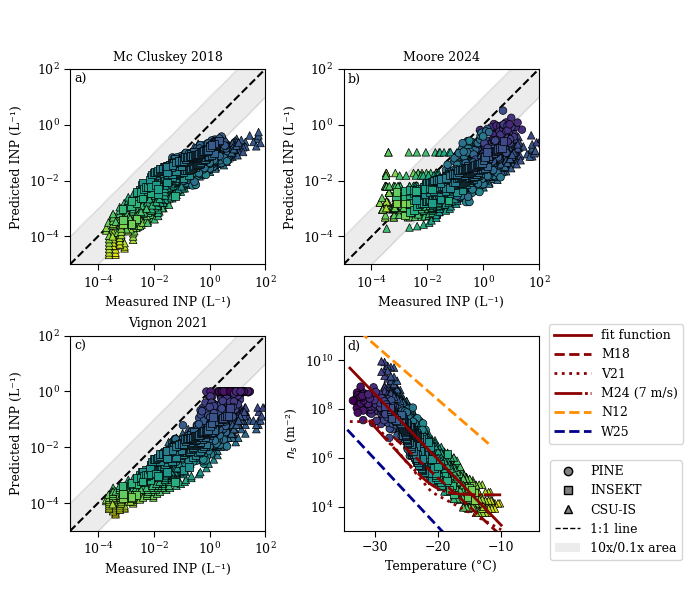

The script that saved this image:
"""
One figure with four subplots:
  (a)- (c) are comparisons between Measured INP concentration against predicted INP concentrations from parameterizations by 
  McCluskey2018, Moore 2024 and Vignon 2021 for Sea Spray Aerosol/Southern Ocean aerosol. 
  (d) shows INAS density (INP concentration/surface area concentration) of CAPE-k INSEKT, PINE and CSU-IS data against parameterizations,
  this figure includes the new fit, N12 dust parameterization and W25 antarctic parameterization
"""

import pandas as pd
import numpy as np
import matplotlib
matplotlib.use('Agg')
import matplotlib.pyplot as plt
import seaborn as sns
from datetime import datetime, timedelta
import matplotlib.colors as mcolors
from matplotlib.lines import Line2D
from matplotlib.patches import Patch
import os
import glob
import xarray as xr

plt.rcParams.update({
    "font.family": "serif",
    "font.size": 9,
    "axes.labelsize": 9,
    "axes.titlesize": 9,
    "xtick.labelsize": 9,
    "ytick.labelsize": 9,
    "legend.fontsize": 9,
    "lines.linewidth": 1.8,
    "lines.markersize": 7,
    "xtick.major.size": 4,
    "ytick.major.size": 4,
    "xtick.major.width": 0.8,
    "ytick.major.width": 0.8,
})

sns.set_palette("tab10")

DEFAULT_WIND_SPEED = 7.0          # m/s for M24 parameterization
MAX_TEMPERATURE   = 251.15        # K (applied only to PINE)
DEFAULT_SA        = 3.30e7        # Default surface area (µm²/cm³) 
SA_MATCH_HOURS    = 1             # ±1 hour window for PINE
FILTER_SA_HOURS   = 24            # ±12 hours averaging window for INSEKT & CSU


def import_data(file_path):
    df = pd.read_csv(file_path)
    df['datetime'] = pd.to_datetime(df['datetime'], format='mixed', errors='coerce')
    df = df.dropna(subset=['datetime'])
    return df


def import_INSEKT_data(data_folder, metadata_file):
    metadata_df = pd.read_csv(metadata_file, header=None)
    metadata_df = metadata_df.rename(columns={
        1: "insekt_id", 8: "exp_name",
        metadata_df.shape[1] - 2: "sampling_start",
        metadata_df.shape[1] - 1: "sampling_end"
    })
    metadata_df["sampling_start"] = pd.to_datetime(metadata_df["sampling_start"], format='mixed', errors='coerce')

    heat_ids = set(metadata_df.loc[metadata_df["exp_name"].str.contains("_heat", na=False), "insekt_id"].astype(str))
    blank_ids = set(metadata_df.loc[metadata_df["exp_name"].str.contains("Blank", na=False), "insekt_id"].astype(str))
    actris_ids = set(metadata_df.loc[metadata_df["exp_name"].str.contains("ACTRIS", na=False), "insekt_id"].astype(str))
    all_excluded_ids = heat_ids.union(blank_ids).union(actris_ids)

    cutoff_date = datetime(2025, 2, 15)
    valid_meta = metadata_df[(metadata_df["sampling_start"] >= cutoff_date) &
                             (~metadata_df["insekt_id"].astype(str).isin(all_excluded_ids))]
    valid_ids = set(valid_meta["insekt_id"].astype(str))

    corrected_files = glob.glob(os.path.join(data_folder, "*_corrected.csv"))
    INSEKT_data = []
    for file in corrected_files:
        fname = os.path.basename(file)
        parts = fname.split('_')
        if len(parts) < 2:
            continue
        insekt_id = parts[1]
        if insekt_id not in valid_ids:
            continue
        sampling_time = valid_meta.loc[valid_meta["insekt_id"].astype(str) == insekt_id, "sampling_start"].iloc[0]
        exp_name = valid_meta.loc[valid_meta["insekt_id"].astype(str) == insekt_id, "exp_name"].iloc[0]
        df_temp = pd.read_csv(file)
        df_temp = df_temp.drop(df_temp.columns[:2], axis=1)
        df_temp["T_min"] = df_temp["T_mean / K"]
        df_temp["INP_cn_0"] = df_temp["c_INP / 1/l"]
        df_temp["experiment_id"] = insekt_id
        df_temp["exp_name"] = exp_name
        df_temp["sampling_time"] = sampling_time
        df_temp["data_source"] = "INSEKT"
        INSEKT_data.append(df_temp)

    return pd.concat(INSEKT_data, ignore_index=True)

def import_CSU_data(file_path):
    df = pd.read_csv(file_path)
    df['datetime'] = pd.to_datetime(df['start_utc'], unit='s', errors='coerce')
    df = df.dropna(subset=['datetime'])
    df['T_min'] = df['temperature'] + 273.15
    df['INP_cn_0'] = df['n_inp_stp']
    df['data_source'] = 'CSU-IS'
    return df[['datetime', 'T_min', 'INP_cn_0', 'data_source']].copy()


def process_SA_concentration_data(file_path):
    df = pd.read_csv(file_path)
    df['datetime'] = pd.to_datetime(df['datetime'], format='mixed')
    for col in ['SMPS_SA', 'APS_SA', 'total_SA_conc']:
        if col in df.columns:
            df[col] *= 1e6       # m²/m³ → µm²/cm³
    dfc = df[['datetime', 'total_SA_conc', 'SMPS_SA', 'APS_SA']].dropna(subset=['datetime', 'total_SA_conc'])
    dfc = dfc[dfc['total_SA_conc'] > 0].sort_values('datetime').reset_index(drop=True)
    sa_hourly = dfc
    sa_daily = dfc.set_index('datetime').resample('D').mean().reset_index()
    sa_daily['date'] = sa_daily['datetime'].dt.date
    return {'10min': sa_hourly[['datetime', 'total_SA_conc']], 'daily': sa_daily, 'raw': dfc}


def process_MET_data(met_folder):
    cdf_files = glob.glob(os.path.join(met_folder, "*.cdf"))
    all_met = []
    for file_path in cdf_files:
        ds = xr.open_dataset(file_path)
        df_met = ds[['time', 'wspd_vec_mean']].to_dataframe().reset_index()
        df_met = df_met.rename(columns={'time': 'datetime', 'wspd_vec_mean': 'wind_speed'})
        df_met = df_met[df_met['wind_speed'].notna() & (df_met['wind_speed'] > 0)]
        all_met.append(df_met)
        ds.close()

    met_combined = pd.concat(all_met, ignore_index=True).sort_values('datetime')
    met_combined['datetime'] = pd.to_datetime(met_combined['datetime'])

    met_10min = met_combined.set_index('datetime').resample('10min')['wind_speed'].mean().reset_index()
    met_10min = met_10min[met_10min['wind_speed'].notna()]

    met_10min['date'] = met_10min['datetime'].dt.date
    daily_met = met_10min.groupby('date')['wind_speed'].mean().reset_index()
    daily_met['datetime'] = pd.to_datetime(daily_met['date'].astype(str) + ' 12:00:00')

    return {'daily': daily_met, 'raw': met_10min}


def hourly_average_pine_data(df_pine):
    pine_df = df_pine.copy()
    hourly_stats = pine_df.resample('1h', on='datetime').agg({
        'T_min': 'mean',
        'INP_cn_0': ['mean', 'std', 'count', 'min', 'max']
    }).reset_index()
    hourly_stats.columns = ['datetime', 'T_min', 'INP_mean', 'INP_std', 'INP_count', 'INP_min', 'INP_max']
    hourly_stats = hourly_stats[hourly_stats['T_min'] < 251.15]
    hourly_stats['INP_cn_0'] = hourly_stats['INP_mean']
    hourly_stats['data_source'] = 'PINE_HOURLY'
    return hourly_stats[['datetime', 'T_min', 'INP_cn_0', 'INP_std', 'INP_count', 'data_source']]


def match_pine_sa(pine_df, sa_raw):
    df = pine_df.copy()
    df['datetime'] = pd.to_datetime(df['datetime'], errors='coerce').dropna()
    sa = sa_raw.set_index('datetime').sort_index()
    matched = df.copy()
    matched['total_SA_conc'] = np.nan
    for idx, row in df.iterrows():
        t_inp = row['datetime']
        t_min = t_inp - timedelta(hours=SA_MATCH_HOURS)
        t_max = t_inp + timedelta(hours=SA_MATCH_HOURS)
        mask = (sa.index >= t_min) & (sa.index <= t_max)
        if mask.any():
            candidates = sa.loc[mask].copy()
            candidates['time_diff'] = abs(candidates.index - t_inp)
            best = candidates.loc[candidates['time_diff'].idxmin()]
            matched.loc[idx, 'total_SA_conc'] = best['total_SA_conc']
    matched['total_SA_conc'] = matched['total_SA_conc'].fillna(DEFAULT_SA)
    high_sa = matched['total_SA_conc'] > 1e9
    if high_sa.any():
        matched.loc[high_sa, 'total_SA_conc'] = DEFAULT_SA
    return matched


def match_filter_sa_24h(filter_df, sa_raw):
    df = filter_df.copy()
    if 'sampling_time' in df.columns and df['sampling_time'].notna().any():
        df['datetime'] = pd.to_datetime(df['sampling_time'], errors='coerce')
    else:
        df['datetime'] = pd.to_datetime(df['datetime'], errors='coerce')
    df = df.dropna(subset=['datetime'])
    sa = sa_raw.set_index('datetime').sort_index()
    matched = df.copy()
    matched['total_SA_conc'] = np.nan
    for idx, row in df.iterrows():
        t_center = row['datetime']
        t_start = t_center - timedelta(hours=FILTER_SA_HOURS/2)
        t_end   = t_center + timedelta(hours=FILTER_SA_HOURS/2)
        mask = (sa.index >= t_start) & (sa.index <= t_end)
        if mask.any():
            matched.loc[idx, 'total_SA_conc'] = sa.loc[mask, 'total_SA_conc'].mean()
    matched['total_SA_conc'] = matched['total_SA_conc'].fillna(DEFAULT_SA)

    return matched


def match_all_with_SA(df_inp, df_sa, df_met):
    pine = df_inp[df_inp['data_source'] == 'PINE_HOURLY'][['datetime','T_min','INP_cn_0','INP_std','INP_count','data_source']]
    insekt = df_inp[df_inp['data_source'] == 'INSEKT'][['T_min','INP_cn_0','sampling_time','data_source']]
    csu = df_inp[df_inp['data_source'] == 'CSU-IS'][['datetime','T_min','INP_cn_0','data_source']]

    sa_raw = df_sa['raw']

    pine_m   = match_pine_sa(pine, sa_raw)
    insekt_m = match_filter_sa_24h(insekt, sa_raw)
    csu_m    = match_filter_sa_24h(csu, sa_raw)

    df_m = pd.concat([pine_m, insekt_m, csu_m], ignore_index=True)

    df_m['date'] = df_m['datetime'].dt.date
    df_m = pd.merge(df_m, df_met['daily'][['date','wind_speed']], on='date', how='left')
    df_m['wind_speed'] = df_m['wind_speed'].fillna(DEFAULT_WIND_SPEED)
    df_m = df_m.drop(columns=['date'])
    if 'sampling_time' in df_m.columns:
        df_m = df_m.drop(columns=['sampling_time'])
    return df_m


def filter_by_temperature(df, max_temp=251.15):
    df_pine = df[df['data_source'] == 'PINE_HOURLY'].copy()
    df_other = df[~df['data_source'].isin(['PINE_HOURLY'])].copy()
    if len(df_pine) > 0:
        df_pine = df_pine[df_pine['T_min'] <= max_temp]
        df_pine = df_pine[df_pine['INP_cn_0'].notna()]
    return pd.concat([df_pine, df_other], ignore_index=True)


def calculate_parametrizations_with_APS(df):
    def parametrization_1(T_min, SSA): # New fit function
        a, b = -0.545, 1.0125
        SSA_used = SSA * 1e-12
        ΔT = T_min - 273.16
        n_inp = np.exp(a * ΔT + b) * SSA_used
        return n_inp * 1e-3

    def moore_curve_with_wind(T_min, SSA, wind_speed_series=None): # Moore 2024 
        MO_A, MO_B, MO_C, MO_D = -0.66, -3.11, 0.51, 6.75
        SSA_used = SSA * 1e-12
        T_C = T_min - 273.15
        windSpeed = np.where(pd.notna(wind_speed_series), wind_speed_series, DEFAULT_WIND_SPEED)
        n_inp = (np.exp(MO_A * T_C + MO_B) + np.exp(MO_C * windSpeed + MO_D)) * SSA_used
        return n_inp * 1e-3

    def vignon_2021_parametrization(T_min): # Vignon 2021 
        T_C = T_min - 273.15
        t1, t2 = -21.06, -30.35
        return np.where(T_C > t1,
                        10**(-0.14 * (T_C - t1) - 2.88),
                        np.where(T_C >= t2,
                                 10**(-0.31 * (T_C - t1) - 2.88),
                                 1.0))

    df['predicted_INP_1'] = parametrization_1(df['T_min'], df['total_SA_conc'])
    df['predicted_INP_2'] = moore_curve_with_wind(df['T_min'], df['total_SA_conc'], df.get('wind_speed', None))
    df['predicted_INP_3'] = vignon_2021_parametrization(df['T_min'])
    return df


def create_comparison_plots(df, max_temp=255.0):
    df_clean = df.dropna(subset=['INP_cn_0'] + [f'predicted_INP_{i}' for i in range(1, 4)])

    fig = plt.figure(figsize=(7, 6))
    gs = plt.GridSpec(2, 2, figure=fig, wspace=0.4, hspace=-0.2,
                      top=1, bottom=0, left=0.1, right=0.77,
                      width_ratios=[1, 1], height_ratios=[1, 1])
    axes = [fig.add_subplot(gs[0, 0]), fig.add_subplot(gs[0, 1]), fig.add_subplot(gs[1, 0])]
    ax_custom = fig.add_subplot(gs[1, 1])
    ax_custom.set_box_aspect(1)
    panel_labels = ['a)', 'b)', 'c)', 'd)']

    for ax, label in zip(axes + [ax_custom], panel_labels):
        ax.text(0.02, 0.98, label, transform=ax.transAxes, va='top', ha='left')

    param_names = ['Mc Cluskey 2018', 'Moore 2024', 'Vignon 2021']
    temp_ranges = {
        'M18': (-27, -10),
        'M24': (-31, -10),
        'V21': (-34, -10),
        'new': (-34, -10),
        'N12': (-36, -12),
        'W25': (-36, -10)
    }
    df_clean['T_C'] = df_clean['T_min'] - 273.15
    df_m18 = df_clean[(df_clean['T_C'] >= temp_ranges['M18'][0]) & (df_clean['T_C'] <= temp_ranges['M18'][1])]
    df_m24 = df_clean[(df_clean['T_C'] >= temp_ranges['M24'][0]) & (df_clean['T_C'] <= temp_ranges['M24'][1])]
    df_v21 = df_clean[(df_clean['T_C'] >= temp_ranges['V21'][0]) & (df_clean['T_C'] <= temp_ranges['V21'][1])]
    df_new = df_clean[(df_clean['T_C'] >= temp_ranges['new'][0]) & (df_clean['T_C'] <= temp_ranges['new'][1])]

    temp_min, temp_max = df_clean['T_C'].min(), df_clean['T_C'].max()
    norm = mcolors.Normalize(vmin=temp_min, vmax=temp_max)
    cmap = plt.cm.viridis
    markers = {'PINE_HOURLY': ('o', 2), 'INSEKT': ('s', 3), 'CSU-IS': ('^', 1)}

    for i, (ax, param_name, filtered_df) in enumerate(zip(axes, param_names, [df_m18, df_m24, df_v21]), 1):
        predicted_col = f'predicted_INP_{i}'
        axis_limits = [1e-5, 1e2]
        for source, (m, z) in markers.items():
            mask = filtered_df['data_source'] == source
            if mask.any():
                ax.scatter(filtered_df.loc[mask, 'INP_cn_0'], filtered_df.loc[mask, predicted_col],
                           c=filtered_df.loc[mask, 'T_C'], cmap=cmap, norm=norm,
                           alpha=1, s=30, marker=m, edgecolors='k', linewidth=0.5, zorder=z+100)
        ax.plot(axis_limits, axis_limits, 'k--', lw=1.5)
        x_range = np.array(axis_limits)
        ax.fill_between(x_range, 0.1*x_range, 10*x_range, color='grey', alpha=0.15)
        ax.plot(x_range, 10*x_range, 'grey', ls=':', lw=0.4, alpha=0.7)
        ax.plot(x_range, 0.1*x_range, 'grey', ls=':', lw=0.4, alpha=0.7)
        ax.set_xscale('log')
        ax.set_yscale('log')
        ax.set_xlabel('Measured INP (L⁻¹)')
        ax.set_ylabel('Predicted INP (L⁻¹)')
        ax.set_xlim(axis_limits)
        ax.set_ylim(axis_limits)
        ax.set_aspect('equal', adjustable='box')
        ax.set_title(param_name)
        ax.tick_params(axis='both', which='minor', width=0, length=0)
        ticks = [1e-4, 1e-2, 1, 1e2]
        ax.set_xticks(ticks)
        ax.set_yticks(ticks)

    df_new['ns'] = (df_new['INP_cn_0'] / df_new['total_SA_conc']) * 1e15
    scatter_for_cbar = None
    for source, (m, z) in markers.items():
        mask = df_new['data_source'] == source
        if mask.any():
            sc = ax_custom.scatter(df_new.loc[mask, 'T_C'], df_new.loc[mask, 'ns'],
                                   c=df_new.loc[mask, 'T_C'], cmap=cmap, norm=norm,
                                   alpha=1, s=30, marker=m, edgecolors='k', linewidth=0.5,
                                   zorder=z)

    T_new = np.linspace(temp_ranges['new'][0], temp_ranges['new'][1], 100)
    ax_custom.plot(T_new, np.exp(-0.617 * T_new + 1.291),
                   color='darkred', lw=2, label='fit function', zorder=10)

    T_m18 = np.linspace(temp_ranges['M18'][0], temp_ranges['M18'][1], 100)
    ax_custom.plot(T_m18, np.exp(-0.545 * T_m18 + 1.0125),
                   color='darkred', lw=2, ls='--', label='M18', zorder=10)

    T_v21 = np.linspace(temp_ranges['V21'][0], temp_ranges['V21'][1], 100)
    t1, t2 = -21.06, -30.35
    vignon = np.where(T_v21 > t1, 10**(-0.14*(T_v21 - t1) - 2.88),
                      np.where(T_v21 >= t2, 10**(-0.31*(T_v21 - t1) - 2.88), 1.0))
    ax_custom.plot(T_v21, vignon / DEFAULT_SA * 1e15,
                   color='darkred', lw=2, ls=':', label='V21', zorder=10)

    T_m24 = np.linspace(temp_ranges['M24'][0], temp_ranges['M24'][1], 100)
    m24_ns = np.exp(-0.66*T_m24 - 3.11) + np.exp(0.51*7.0 + 6.75)
    ax_custom.plot(T_m24, m24_ns, color='darkred', lw=2, ls=(0, (10, 1, 1, 1)), label='M24 (7 m/s)', zorder=10)

    T_N12 = np.linspace(temp_ranges['N12'][0], temp_ranges['N12'][1], 100)
    ax_custom.plot(T_N12, np.exp(-0.517 * T_N12 + 8.934),
                   color='darkorange', lw=2, linestyle='--', label='N12', zorder=10)

    T_W25 = np.linspace(temp_ranges['W25'][0], temp_ranges['W25'][1], 100)
    w25_conc = np.exp(-0.636 * T_W25 - 15.744) * 1e-3
    ax_custom.plot(T_W25, w25_conc / DEFAULT_SA * 1e15,
                   color='darkblue', lw=2, linestyle='--', label='W25', zorder=10)

    ax_custom.set_yscale('log')
    ax_custom.set_xlabel('Temperature (°C)')
    ax_custom.set_ylabel('$n_s$ (m⁻²)')
    ax_custom.set_xlim(-35, -4)
    ax_custom.set_ylim(1e3, 1e11)
    ax_custom.legend(
        loc='upper center',
        bbox_to_anchor=(0.88, 0.47),
        bbox_transform=fig.transFigure,
        handlelength=3
    )

    legend_elements = [
        Line2D([0], [0], marker='o', color='w', markerfacecolor='gray', markersize=6,
               label='PINE', markeredgecolor='k', markeredgewidth=1),
        Line2D([0], [0], marker='s', color='w', markerfacecolor='gray', markersize=6,
               label='INSEKT', markeredgecolor='k', markeredgewidth=1),
        Line2D([0], [0], marker='^', color='w', markerfacecolor='gray', markersize=6,
               label='CSU-IS', markeredgecolor='k', markeredgewidth=1),
        Line2D([0], [0], color='k', linestyle='--', lw=1, label='1:1 line'),
        Patch(facecolor='grey', alpha=0.15, label='10x/0.1x area')
    ]
    if scatter_for_cbar is not None:
        cbar_ax = fig.add_axes([0.80, 0.55, 0.015, 0.3])
        cbar = fig.colorbar(scatter_for_cbar, cax=cbar_ax)
        cbar.ax.invert_yaxis()
        cbar.set_label('Temperature (°C)')
    fig.legend(handles=legend_elements, loc='center', bbox_to_anchor=(0.88, 0.15),
               bbox_transform=fig.transFigure, ncol=1, frameon=True)
    plt.subplots_adjust(left=0.15, right=0.77, top=1, bottom=0, wspace=0.3, hspace=0.1)
    return fig


def main():
    pine_file    = '/mnt/d/Cape24-data/Cape24/processedPINE/RadonBaselineINP/pine_baseline_by_radon.csv'
    insekt_folder = '/mnt/c/Users/ro7338/Documents/Masterarbeit/py_raw_insekt_original/Examples/DATA_Cape24'
    insekt_meta  = '/mnt/c/Users/ro7338/Documents/Masterarbeit/py_raw_insekt_original/Examples/DATA_Cape24/exp_lst_Cape24.csv'
    sa_file      = '/mnt/d/Cape24-data/Model/SizeDistributions/surface_area_concentrations.csv'
    met_folder   = '/mnt/d/Cape24-data/Met'
    csu_file     = '/mnt/d/Cape24-data/CSU-CAPEk/baselineCSU.csv'

    df_sa = process_SA_concentration_data(sa_file)
    df_met = process_MET_data(met_folder)
    df_pine_raw = import_data(pine_file)
    df_insekt_raw = import_INSEKT_data(insekt_folder, insekt_meta)
    df_csu_raw = import_CSU_data(csu_file)

    pine_hourly = hourly_average_pine_data(df_pine_raw)
    df_final = pd.concat([pine_hourly, df_insekt_raw, df_csu_raw], ignore_index=True)

    df_matched = match_all_with_SA(df_final, df_sa, df_met)
    df_filtered = filter_by_temperature(df_matched, MAX_TEMPERATURE)
    df_filtered = calculate_parametrizations_with_APS(df_filtered)

    fig = create_comparison_plots(df_filtered, MAX_TEMPERATURE)
    fig.savefig('Figure6.png')
    fig.savefig('Figure6.pdf')


if __name__ == "__main__":
    main()
